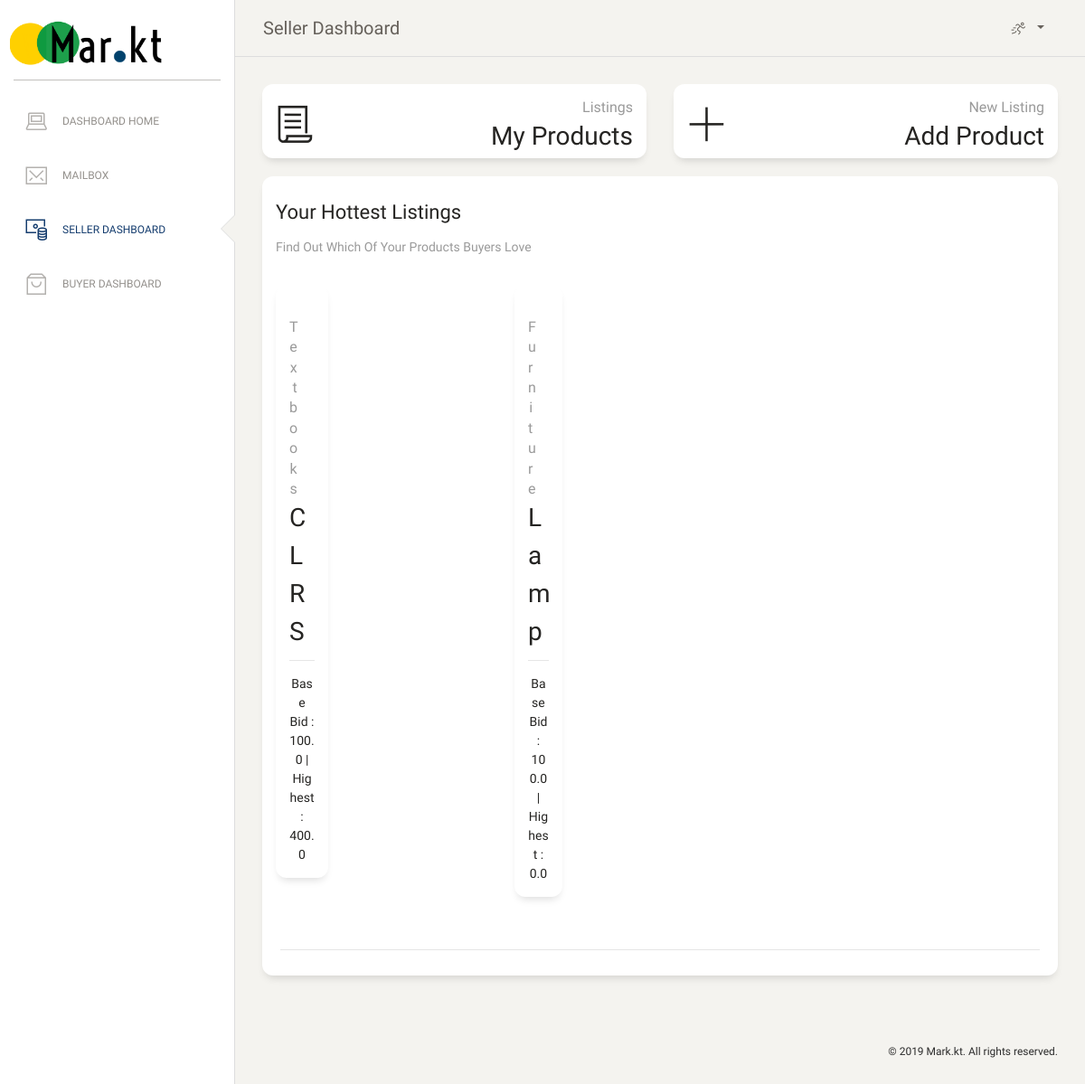
The page /seller/dashboard/ (signed in) on the database as committed earlier.
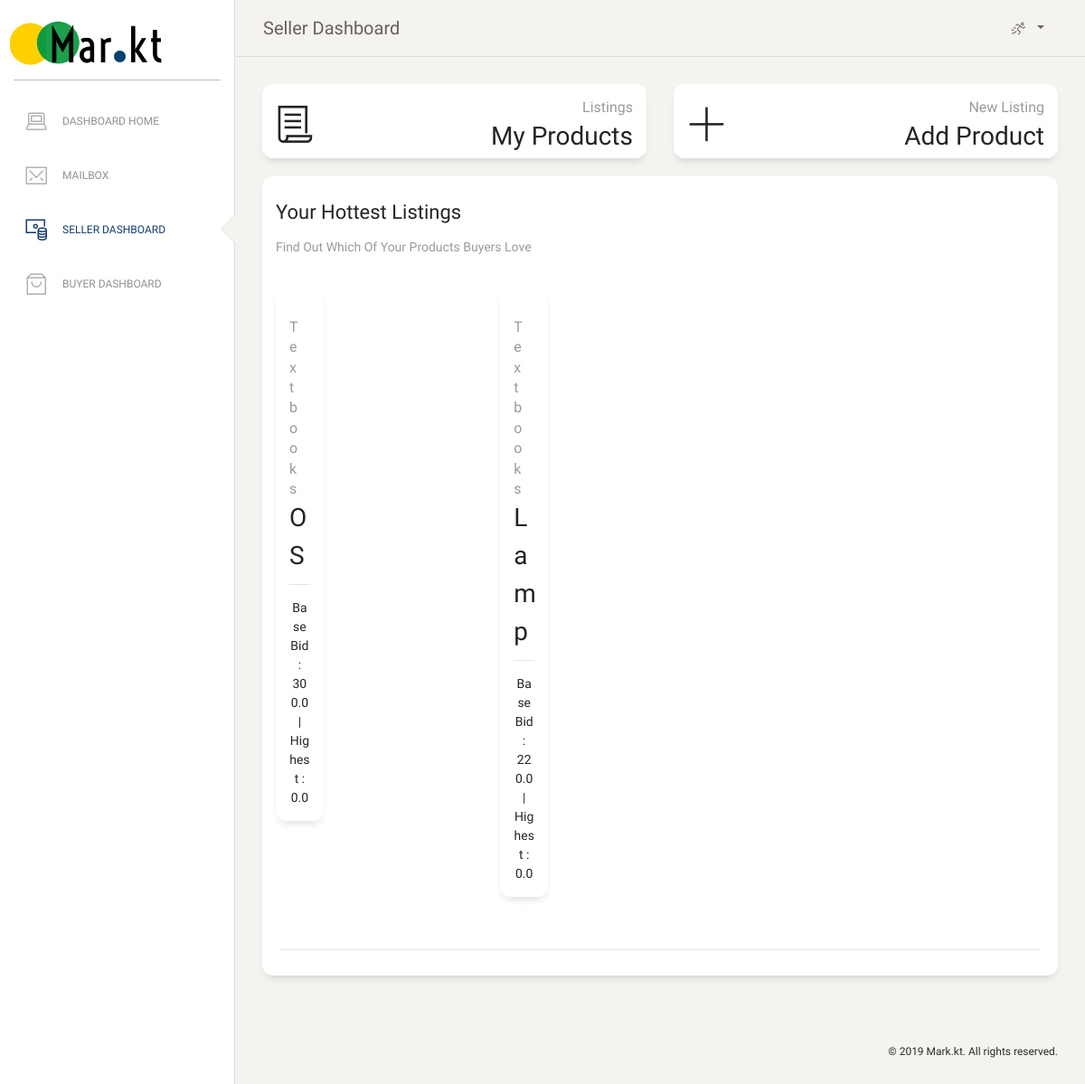
The same page on the database as committed later.
### buyer/models.py (models this page shows)
class Product(models.Model):
    name = models.CharField(max_length=50)
    category = models.CharField(max_length=30)
    cat_id = models.IntegerField()
    vendor_id = models.ForeignKey(User, on_delete=models.CASCADE, related_name='vendor_id')
    is_sold = models.BooleanField(default=False)
    description = models.CharField(max_length=300)
    minimum_bid = models.FloatField()
    current_high_bid = models.FloatField()
    image_link = models.FileField(upload_to='./homepage/static/homepage/products')

### seller/views.py (the view)
# urls.py: path('dashboard/', views.display_seller_dash, name="dashboard"),
def display_seller_dash(request):
    if 'userid' not in request.session.keys():
        return redirect(reverse('homepage:home'))
    context = {
        'page_name': "Seller Dashboard",
        "cat_id": 9,
    }
    userid = request.session['userid']
    products = Product.objects.filter(vendor_id=userid).order_by('-current_high_bid')[:3]
    products = list(products)
    while len(products) < 3:
        products.append(None)
    if products[0] is not None:
        context['item1'] = products[0]
    if products[0] is not None:
        context['item2'] = products[1]
    if products[0] is not None:
        context['item3'] = products[2]
    return render(request, 'seller/seller-dashboard.html', context)

### seller/templates/seller/seller-dashboard.html (shortened to what the changed rows need)
<!DOCTYPE html>
<html lang="en">
{% load static %}
<head>
  <link href="{% static 'homepage/css/font-awesome.min.css' %}" rel="stylesheet">
  <link href="{% static 'homepage/css/bootstrap.min.css' %}" rel="stylesheet" />
  <link href="{% static 'homepage/css/paper-dashboard.css' %}" rel="stylesheet" />
   <link href="{% static 'homepage/css/theme.css' %}" rel="stylesheet">
   <link href="{% static 'homepage/css/dash.css' %}" rel="stylesheet">
   <link href="{% static 'buyer/css/buyer-dashboard.css' %}" rel="stylesheet">
</head>
<body class="">
  <div class="wrapper ">
    <div class="main-panel">
      <div class="content">
        <div class="row">
          <div class="col-md-12">
            <div class="card ">
              <div class="card-body ">
                <div class="row">
                  {% if item1 %}
                  <a href="{% url 'seller:mod' item1.id %}">
                  <div class="col-sm-4">
                      <div class="card card-stats">
                        <div class="card-body">
                          <div class="row text-center">
                            <div class="col-4">
                            </div>
                            <div class="col-8">
                              <div class="numbers">
                                <p class="card-category">{{ item1.category }}</p>
                                <p class="card-title">{{ item1.name }}
                              </div>
                            </div>
                          </div>
                        </div>
                        <div class="card-footer text-center">
                          <hr>
                          Base Bid : {{ item1.minimum_bid }} | Highest : {{ item1.current_high_bid }}
                        </div>
                      </div>
                  </div>
                </a>
                  {% endif %}
                  {% if item2 %}
                  <a href="{% url 'seller:mod' item2.id %}">
                  <div class="col-sm-4">
                      <div class="card card-stats">
                        <div class="card-body">
                          <div class="row text-center">
                            <div class="col-4">
                            </div>
                            <div class="col-8">
                              <div class="numbers">
                                <p class="card-category">{{ item2.category }}</p>
                                <p class="card-title">{{ item2.name }}
                              </div>
                            </div>
                          </div>
                        </div>
                        <div class="card-footer text-center">
                          <hr>
                          Base Bid : {{ item2.minimum_bid }} | Highest : {{ item2.current_high_bid }}
                        </div>
                      </div>
                  </div>
                </a>
                  {% endif %}
                </div>
              </div>
            </div>
          </div>
        </div>
      </div>
    </div>
  </div>
</body>
</html>

Rows that differ between the two databases and show on the page:
removed Product: category "Textbooks", name "CLRS", minimum_bid "100.0", current_high_bid "400.0"
no longer on this page (row edited): Product: category "Furniture", name "Lamp", minimum_bid "100.0", current_high_bid "0.0"
added Product: category "Textbooks", name "OS", minimum_bid "300.0", current_high_bid "0.0"
added Product: category "Textbooks", name "Lamp", minimum_bid "220.0", current_high_bid "0.0"
